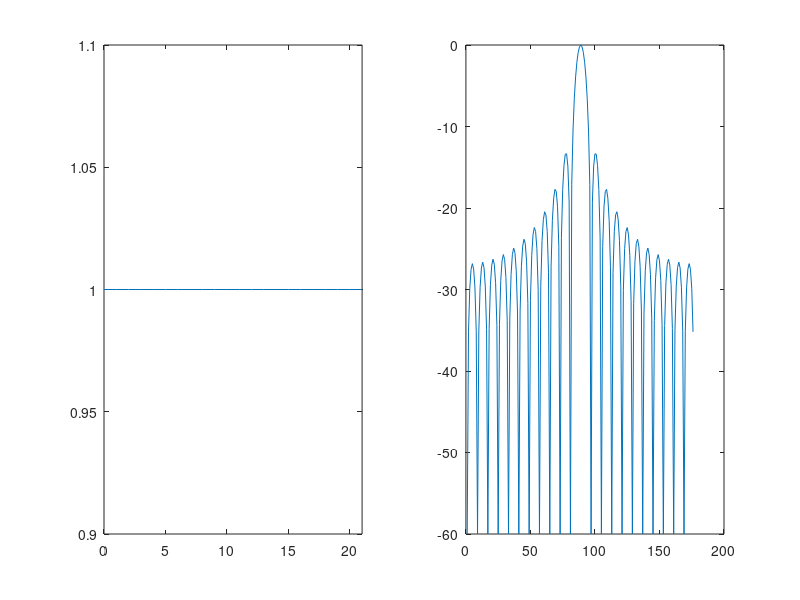
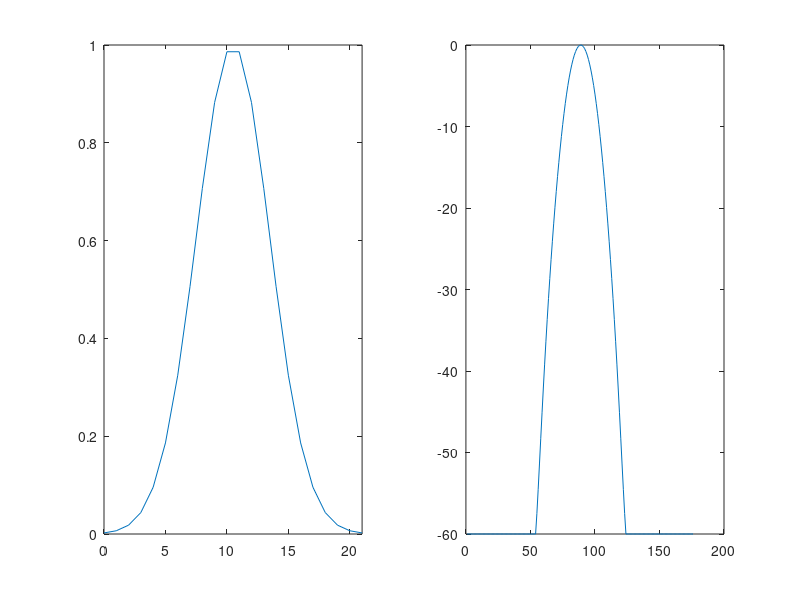
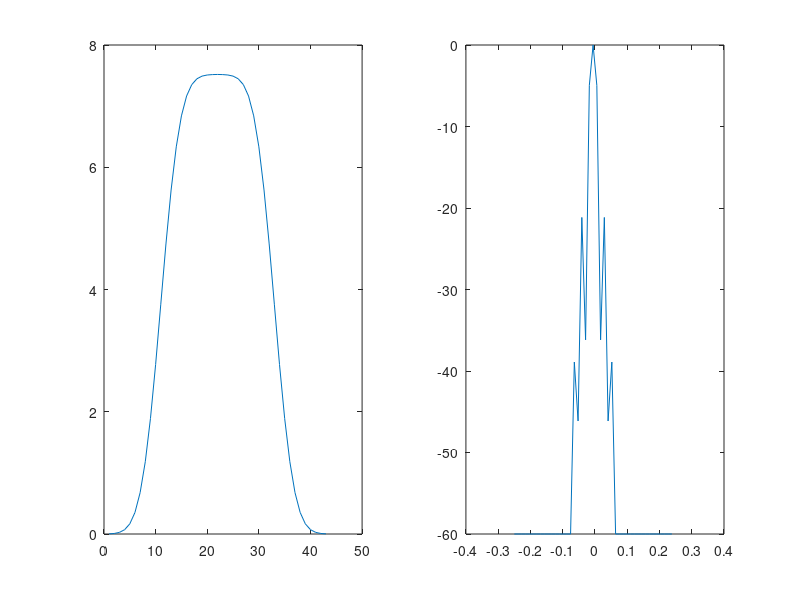

These charts were generated, in order, by the following MATLAB code:
clear
clc

% N: window width in TRs
N = 22;
k = 0:N-1;
dr=60;

% creat the rectangular window
WR = ones(1,N);
figure(1); subplot(1,2,1); plot(k,WR)
xlim([0 N-1])

% Calculate gaussian formular 1
sigma = 3/((N-1)/2);
WG = exp(-0.5*( (k-(N-1)/2)/(sigma*(N-1)/2) ).^2);
figure(2); subplot(1,2,1); plot(k,WG)
xlim([0 N-1])

% convolve rectangular and gaussian
WC=conv(WR,WG);
figure(3); subplot(1,2,1); plot(WC)


% evaluate the freq response of WR
H1 = abs(fft([WR zeros(1,7*N)]));
H1 = fftshift(H1);
H1 = H1/max(H1);
H1 = 20*log10(H1);
H1 = max(-dr,H1);
figure(1); subplot(1,2,2); plot(H1)

% evaluate the freq response of WG
H2 = abs(fft([WG zeros(1,7*N)]));
H2 = fftshift(H2);
H2 = H2/max(H2);
H2 = 20*log10(H2);
H2 = max(-dr,H2);
figure(2); subplot(1,2,2);plot(H2)

% evaluate the freq response of WC
H3= abs(fftshift(fft(WC)));
H3= H3/max(H3);
H3= 20*log10(H3);
H3= max(-dr,H3);
fs=.5;
h=-fs/2:fs/(length(H3)):fs/2-fs/length(H3);
figure(3); subplot(1,2,2);plot(h,H3)

% % Calculate gaussian formular 2
% % Guassian length
% Gn=N;
% % Gaussian Mean
% Gm=(Gn-1)/2;
% % Gaussian Standard Deviation
% Gs=3;
% 
% Gt=-(Gn-1)/2:0:(Gn-1)/2;
% Gt=0:1:(Gn-1);
% gg=exp(-(Gt-Gm).^2/(2*Gs.^2))
 


% % plot the Gaussian window
% figure
% area(k,w2,'FaceColor', [0 .4 .6])
% xlim([0 N-1])
% set(gca,'XTick', [0 : 1/8 : 1]*(N-1))
% % set(gca,'XTickLabel','0| | | | | | | |N-1')
% grid on
% ylabel('amplitude')
% xlabel('Time')
% title('Window function (Gauss, \sigma = )')















